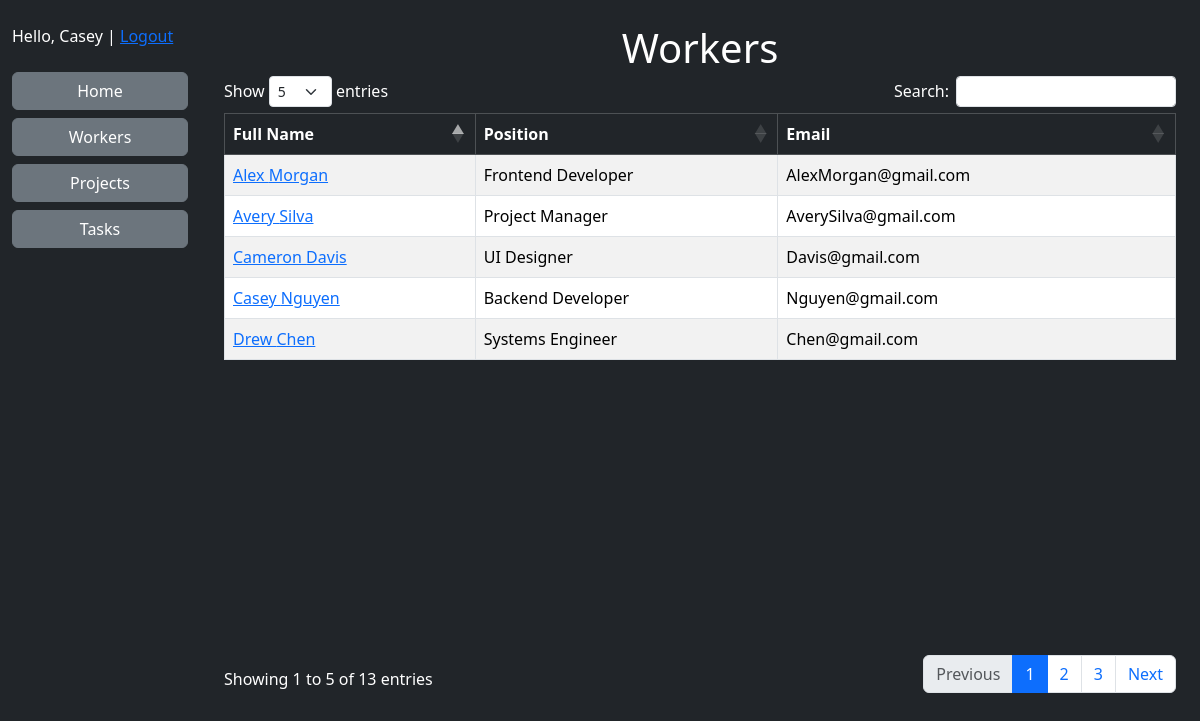
The app's page /workers/ (signed in) with its own data.
### manager/models.py (models this page shows, shortened)
class Worker(AbstractUser):
    position = models.ForeignKey(Position, on_delete=models.PROTECT, null=True, blank=True)
    class Meta:
        ordering = ('username',)

class Position(models.Model):
    name = models.CharField(max_length=100)
    class Meta:
        ordering = ('name',)

### manager/views.py (the view)
# urls.py: path("workers/", WorkerListView.as_view(), name="workers"),
class WorkerListView(LoginRequiredMixin, ListView):
    model = Worker
    template_name = "manager/worker_list.html"
    context_object_name = "workers"
    queryset = Worker.objects.all().select_related("position")

### templates/manager/worker_list.html (shortened to what this page needs)
{% extends "base.html" %}
{% block content %}
  <div class="container">
    <h1 class="text-center mb-1">Workers</h1>
    <table class="table table-striped table-hover table-bordered align-middle" id="myTable">
      <thead class="table-dark">
      <tr>
        <th scope="col">Full Name</th>
        <th scope="col">Position</th>
        <th scope="col">Email</th>
      </tr>
      </thead>
      <tbody>
      {% for worker in workers %}
        <tr>
          <td>
            <a href="{% url 'manager:worker-detail' worker.pk %}">
              {{ worker.first_name }} {{ worker.last_name }}
            </a>
          </td>
          <td>{{ worker.position.name }}</td>
          <td>{{ worker.email }}</td>
        </tr>
      {% empty %}
        <tr>
          <td colspan="4" class="text-center">No workers found</td>
        </tr>
      {% endfor %}
      </tbody>
    </table>
  </div>
{% endblock %}

### templates/base.html (shortened to what this page needs)
<!DOCTYPE html>
<html lang="en">
<head>
  {% block style %}
    <link href="https://cdn.jsdelivr.net/npm/bootstrap@5.3.6/dist/css/bootstrap.min.css" rel="stylesheet"
>
    <link rel="stylesheet" href="https://cdn.datatables.net/1.13.6/css/dataTables.bootstrap5.min.css">
    <link rel="stylesheet" href="https://cdn.jsdelivr.net/npm/flatpickr/dist/flatpickr.min.css">
  {% endblock %}
</head>
<body class="bg-dark text-white">
<div class="container-fluid mt-4">
  <div class="row align-items-start">
    <div class="col-sm-2 d-grid gap-2">
      {% block sidebar %}
        {% include "includes/sidebar.html" %}
      {% endblock %}
    </div>
    <div class="col-sm-10 d-flex justify-content-center">
      <div class="content-wrapper" style="width:100%">
        {% block content %}
        {% endblock %}
      </div>
    </div>
  </div>
</div>
</body>
</html>

### templates/includes/sidebar.html
{% if user.is_authenticated %}
  <p>Hello, {{ user.first_name }} | <a href="{% url 'manager:login' %}">Logout</a></p>
{% else %}
  <a href="{% url 'manager:login' %}">Login</a>
{% endif %}
<a href="{% url 'manager:index' %}" class="btn btn-secondary">Home</a>
<a href="{% url 'manager:workers' %}" class="btn btn-secondary">Workers</a>
<a href="{% url 'manager:projects' %}" class="btn btn-secondary">Projects</a>
<a href="{% url 'manager:tasks' %}" class="btn btn-secondary">Tasks</a>

### records on screen
Worker: first_name "Casey", last_name "Nguyen", position.name "Backend Developer", email "Nguyen@gmail.com"
Worker: first_name "Alex", last_name "Morgan", position.name "Frontend Developer", email "AlexMorgan@gmail.com"
Worker: first_name "Cameron", last_name "Davis", position.name "UI Designer", email "Davis@gmail.com"
Worker: first_name "Drew", last_name "Chen", position.name "Systems Engineer", email "Chen@gmail.com"
Worker: first_name "Avery", last_name "Silva", position.name "Project Manager", email "AverySilva@gmail.com"
